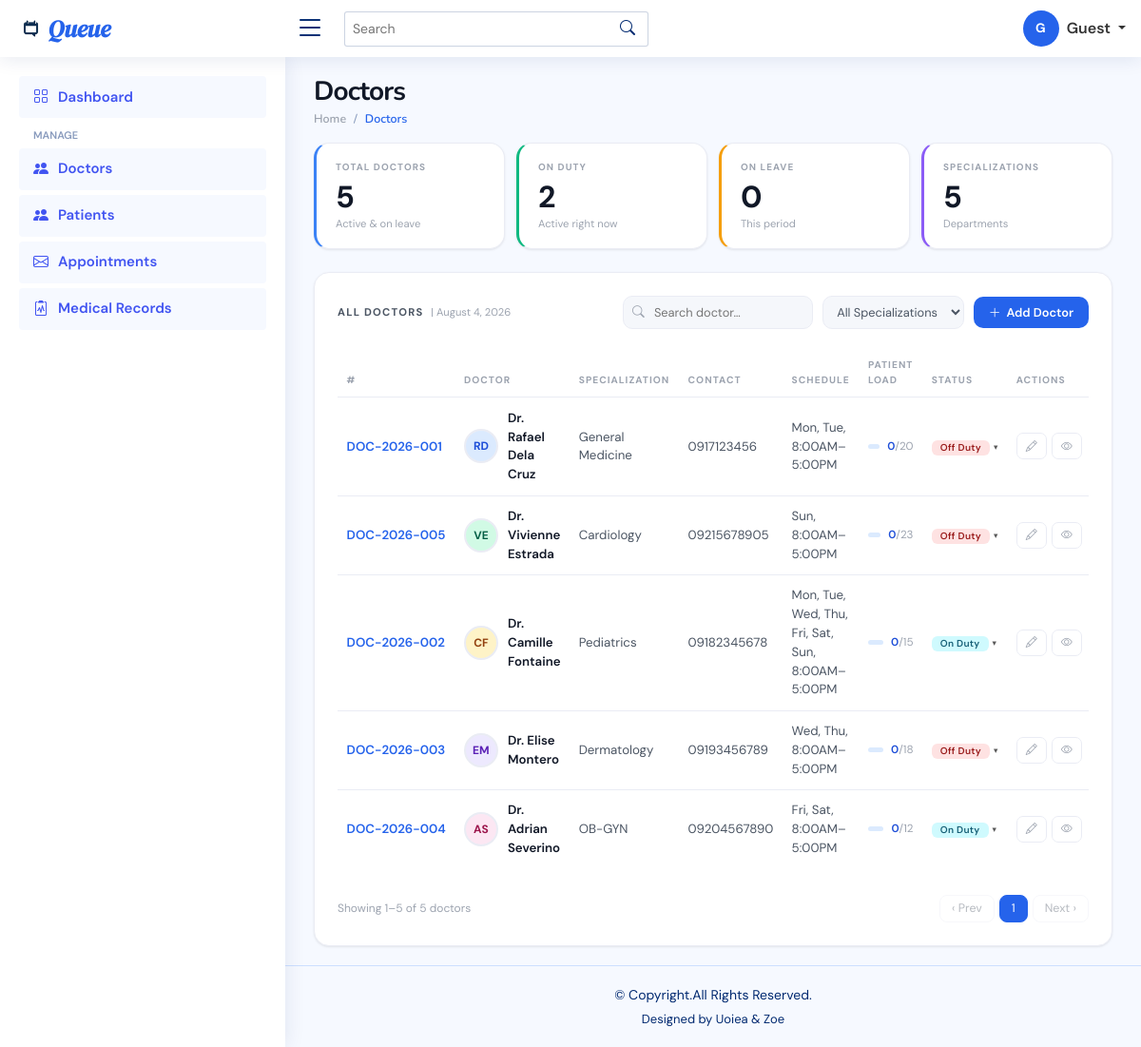
/public/admin/doctors.php, run on an earlier commit of the app's database.
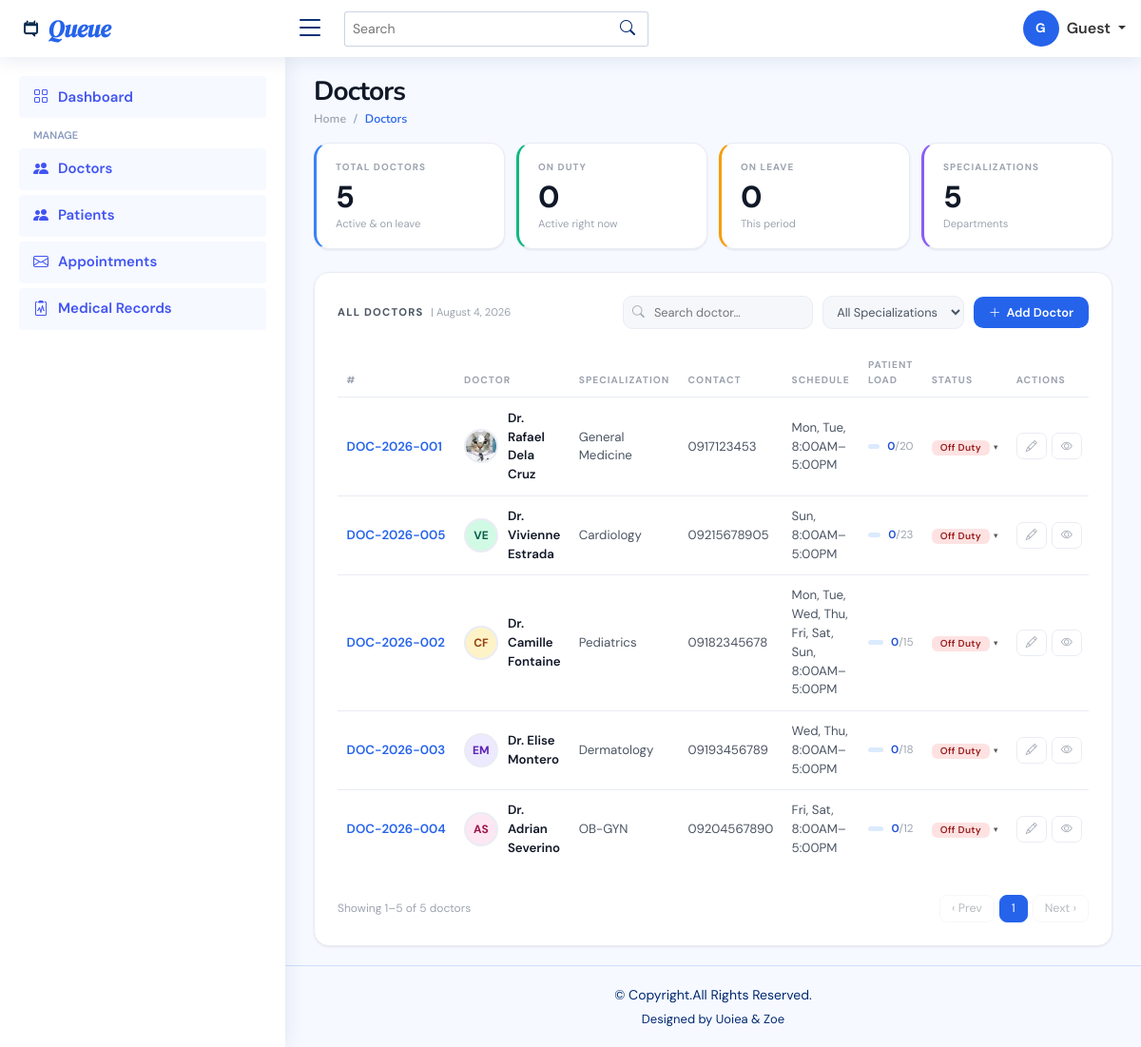
And on a later commit of the database.
### tables this page shows
CREATE TABLE `doctors` (
  `id` int(11) NOT NULL,
  `doctorCode` varchar(20) DEFAULT NULL,
  `firstName` varchar(100) NOT NULL,
  `middleName` varchar(100) DEFAULT NULL,
  `lastName` varchar(100) NOT NULL,
  `gender` enum('Male','Female','Other') DEFAULT NULL,
  `dateOfBirth` date DEFAULT NULL,
  `specialization` varchar(100) DEFAULT NULL,
  `department` varchar(100) DEFAULT NULL,
  `contactNumber` varchar(20) DEFAULT NULL,
  `emailAddress` varchar(150) DEFAULT NULL,
  `address` text DEFAULT NULL,
  `employmentStatus` enum('Active','Inactive') NOT NULL DEFAULT 'Active',
  `status` enum('On Duty','Break','Off Duty') NOT NULL DEFAULT 'Off Duty',
  `patientCapacity` int(11) DEFAULT 20,
  `photoUrl` varchar(255) DEFAULT NULL,
  `prcLicenseNo` varchar(50) DEFAULT NULL,
  `yearsOfExperience` int(11) DEFAULT 0,
  `createdAt` timestamp NOT NULL DEFAULT current_timestamp(),
  `updatedAt` timestamp NOT NULL DEFAULT current_timestamp() ON UPDATE current_timestamp(),
  `notes` text DEFAULT NULL
);

### app/models/doctorModel.php (called while the page is built, shortened)
<?php
class DoctorModel
{
    private $conn;
    public function __construct($conn)
    {
        $this->conn = $conn;
    }
    public function getAllDoctors($todayName)
    {
        $sql = "
            SELECT
                d.id, d.doctorCode, d.firstName, d.middleName, d.lastName,
                d.specialization, d.contactNumber, d.patientCapacity,
                d.status, d.employmentStatus, d.emailAddress,
                d.prcLicenseNo, d.yearsOfExperience, d.photoUrl,
                COUNT(DISTINCT a.id) AS currentLoad,
                GROUP_CONCAT(
                    DISTINCT ds.dayOfWeek
                    ORDER BY FIELD(ds.dayOfWeek,'Monday','Tuesday','Wednesday','Thursday','Friday','Saturday','Sunday')
                    SEPARATOR ','
                ) AS workingDays,
                MIN(ds.shiftStart) AS shiftStart,
                MAX(ds.shiftEnd) AS shiftEnd,
                -- Today-specific schedule flags used for real-time availability display
                MAX(CASE WHEN ds.dayOfWeek = ? THEN 1 ELSE 0 END) AS hasToday,
                MAX(CASE WHEN ds.dayOfWeek = ? THEN ds.shiftStart END) AS todayStart,
                MAX(CASE WHEN ds.dayOfWeek = ? THEN ds.shiftEnd END) AS todayEnd
            FROM doctors d
            -- Only count today's non-cancelled appointments for current load
            LEFT JOIN appointments a
                ON a.doctorId = d.id
               AND a.appointmentDate = CURDATE()
               AND a.status != 'Cancelled'
            LEFT JOIN doctorSchedules ds
                ON ds.doctorId = d.id
            GROUP BY d.id
            ORDER BY d.lastName, d.firstName
        ";
        $stmt = $this->conn->prepare($sql);
        $stmt->bind_param('sss', $todayName, $todayName, $todayName);
        $stmt->execute();
        return $stmt->get_result()->fetch_all(MYSQLI_ASSOC);
    }
}

### public/admin/doctors.php (the view, shortened to what the rows shown need)
<?php
require_once('../../app/config/config.php');
require_once('../../app/models/DoctorModel.php');
$todayName   = date('l');
$currentTime = date('H:i:s');
$doctorModel  = new DoctorModel($conn);
$doctorModel->updateDutyStatus($todayName, $currentTime);
$doctors      = $doctorModel->getAllDoctors($todayName);
$avatarBgs    = ['#dbeafe', '#d1fae5', '#fef3c7', '#ede9fe', '#fce7f3', '#cffafe'];
$avatarColors = ['#1d4ed8', '#065f46', '#92400e', '#5b21b6', '#9d174d', '#155e75'];
function scheduleLabel($days, $start, $end)
{
    $abbr = [
        'Monday' => 'Mon',
        'Tuesday' => 'Tue',
        'Wednesday' => 'Wed',
        'Thursday' => 'Thu',
        'Friday' => 'Fri',
        'Saturday' => 'Sat',
        'Sunday' => 'Sun'
    ];
    $list = array_map(fn($d) => $abbr[$d] ?? $d, explode(',', $days));
    $time = ($start && $end) ? ', ' . date('g:iA', strtotime($start)) . '–' . date('g:iA', strtotime($end)) : '';
    return implode(', ', $list) . $time;
}
include('./includes/header.php');
include('./includes/sidebar.php');
?>
<div class="pagetitle">
    <h1>Doctors</h1>
</div>
<section class="section page-doctors">
    <div class="main-card">
        <div style="overflow-x:auto;">
            <table class="table">
                <thead>
                    <tr>
                        <th>#</th>
                        <th>Doctor</th>
                        <th>Specialization</th>
                        <th>Contact</th>
                        <th>Schedule</th>
                        <th>Patient Load</th>
                        <th>Status</th>
                        <th>Actions</th>
                    </tr>
                </thead>
                <tbody id="doctorTbody">
                    <?php foreach ($doctors as $i => $d):
                        $bg       = $avatarBgs[$i % count($avatarBgs)];
                        $col      = $avatarColors[$i % count($avatarColors)];
                        $initials = strtoupper(substr($d['firstName'], 0, 1) . substr($d['lastName'], 0, 1));
                        $fullName = 'Dr. ' . $d['firstName'] . ' ' . $d['lastName'];
                        $load     = (int)$d['currentLoad'];
                        $cap      = (int)$d['patientCapacity'] ?: 20;
                        $schedule = scheduleLabel($d['workingDays'], $d['shiftStart'], $d['shiftEnd']);
                        $statusCls = match ($d['status']) {
                            'On Duty' => 'bg-info',
                            'Break'   => 'bg-warning',
                            default   => 'bg-danger'
                        };
                        $todayShift   = $d['hasToday']
                            ? date('g:iA', strtotime($d['todayStart'])) . ' – ' . date('g:iA', strtotime($d['todayEnd']))
                            : 'Not scheduled today';
                        $hasTodayBool = $d['hasToday'] ? 'true' : 'false';
                    ?>
                        <tr
                            data-spec="<?= htmlspecialchars($d['specialization']) ?>"
                            data-name="<?= htmlspecialchars($fullName) ?>"
                            data-id="<?= htmlspecialchars($d['doctorCode']) ?>"
                            data-dbid="<?= $d['id'] ?>"
                            data-contact="<?= htmlspecialchars($d['contactNumber'] ?? '—') ?>"
                            data-schedule="<?= htmlspecialchars($schedule) ?>"
                            data-today-shift="<?= htmlspecialchars($todayShift) ?>"
                            data-today-has="<?= $hasTodayBool ?>"
                            data-email="<?= htmlspecialchars($d['emailAddress'] ?? '—') ?>"
                            data-license="<?= htmlspecialchars($d['prcLicenseNo']) ?>"
                            data-experience="<?= (int)$d['yearsOfExperience'] ?> yrs"
                            data-load="<?= $load ?>/<?= $cap ?>"
                            data-avatar="<?= $initials ?>"
                            data-avatar-bg="<?= $bg ?>"
                            data-avatar-color="<?= $col ?>"
                            data-emp-status="<?= htmlspecialchars($d['employmentStatus']) ?>"
                            data-photo="<?= htmlspecialchars($d['photoUrl'] ?? '') ?>">
                            <td style="white-space:nowrap">
                                <span style="color:#2563eb;font-weight:600;font-size:.83rem;cursor:pointer;"
                                    onclick="viewDoctor(this.closest('tr'))">
                                    <?= htmlspecialchars($d['doctorCode']) ?>
                                </span>
                            </td>
                            <td>
                                <div class="doc-cell">
                                    <?php if (!empty($d['photoUrl'])): ?>
                                        <img class="doc-avatar" src="<?= htmlspecialchars($d['photoUrl']) ?>" alt="<?= htmlspecialchars($initials) ?>" style="object-fit:cover;">
                                    <?php else: ?>
                                        <div class="doc-avatar" style="background:<?= $bg ?>;color:<?= $col ?>"><?= $initials ?></div>
                                    <?php endif; ?>
                                    <div>
                                        <div class="doc-name"><?= htmlspecialchars($fullName) ?></div>
                                    </div>
                                </div>
                            </td>
                            <td><?= htmlspecialchars($d['specialization']) ?></td>
                            <td><?= htmlspecialchars($d['contactNumber'] ?? '—') ?></td>
                            <td><?= htmlspecialchars($schedule) ?></td>
                            <td>
                                <div class="load-bar">
                                    <div class="load-track">
                                    </div>
                                    <span class="load-frac"><span class="ld"><?= $load ?></span><span class="lt">/<?= $cap ?></span></span>
                                </div>
                            </td>
                            <td class="status-cell">
                                <button class="badge-btn" onclick="toggleStatusDropdown(this)">
                                    <span class="badge <?= $statusCls ?>"><?= htmlspecialchars($d['status']) ?></span>
                                    <span class="badge-caret">▾</span>
                                </button>
                            </td>
                            <td>
                                <div class="action-btns">
                                    <button class="btn-act" title="Edit" onclick="editDoctor(<?= $d['id'] ?>)"><i class="bi bi-pencil"></i></button>
                                    <button class="btn-act view" title="View Profile" onclick="viewDoctor(this.closest('tr'))"><i class="bi bi-eye"></i></button>
                                </div>
                            </td>
                        </tr>
                    <?php endforeach; ?>
                </tbody>
            </table>
        </div>
    </div>
</section>
<?php include('./includes/footer.php'); ?>

What changed in the data, as far as the page shows it:
changed doctors "DOC-2026-001": photoUrl: picture added; contactNumber "0917123456" → "0917123453"; initials "RD" → (not shown)
changed doctors "DOC-2026-002": status "On Duty" → "Off Duty"
changed doctors "DOC-2026-004": status "On Duty" → "Off Duty"
Also different on the page:
$onDuty: "2" → "0"
